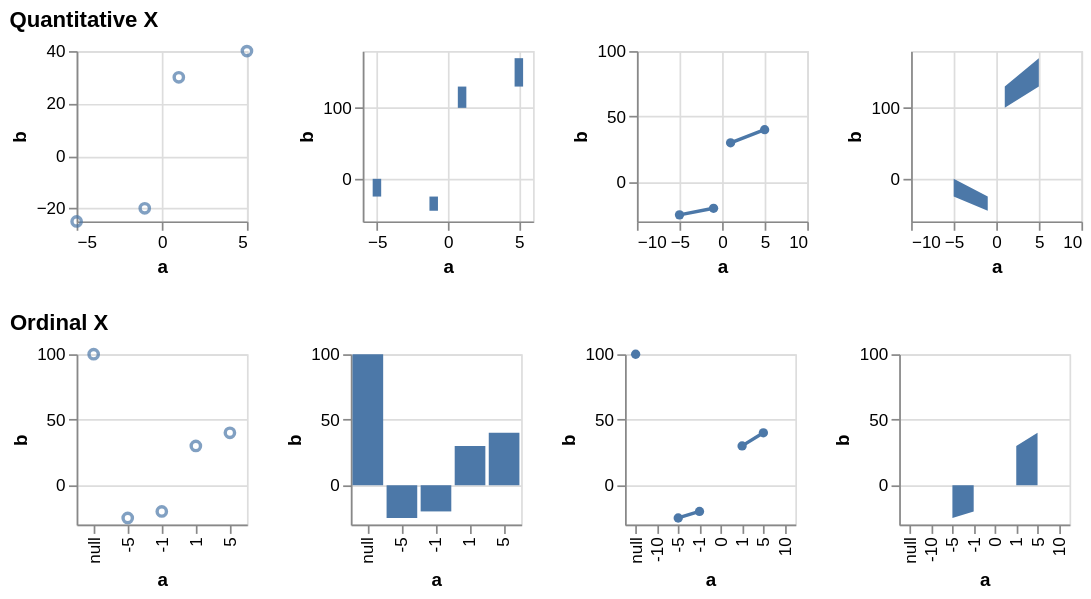

Here is the Vega-Lite specification saved for this chart:
### Vega specification from a JSON file in a GitHub repository (floating-point values rounded to 4 significant figures)
{"$schema": "https://vega.github.io/schema/vega/v6.json", "description": "Testing invalid", "background": "white", "padding": 5, "data": [{"name": "source_0", "values": [{"a": null, "b": 100}, {"a": -10, "b": null}, {"a": -5, "b": -25}, {"a": -1, "b": -20}, {"a": 0, "b": null}, {"a": 1, "b": 30}, {"a": 5, "b": 40}, {"a": 10, "b": null}]}, {"name": "data_0", "source": "source_0", "transform": [{"type": "formula", "expr": "toNumber(datum[\"a\"])", "as": "a"}]}, {"name": "data_2", "source": "data_0", "transform": [{"type": "filter", "expr": "isValid(datum[\"a\"]) && isFinite(+datum[\"a\"]) && isValid(datum[\"b\"]) && isFinite(+datum[\"b\"])"}]}, {"name": "data_3", "source": "data_0", "transform": [{"type": "stack", "groupby": [], "field": "b", "sort": {"field": [], "order": []}, "as": ["b_start", "b_end"], "offset": "zero"}, {"type": "filter", "expr": "isValid(datum[\"a\"]) && isFinite(+datum[\"a\"]) && isValid(datum[\"b\"]) && isFinite(+datum[\"b\"])"}]}, {"name": "data_4", "source": "data_0", "transform": [{"type": "stack", "groupby": [], "field": "b", "sort": {"field": [], "order": []}, "as": ["b_start", "b_end"], "offset": "zero"}]}, {"name": "data_5", "source": "data_0", "transform": [{"type": "filter", "expr": "isValid(datum[\"b\"]) && isFinite(+datum[\"b\"])"}]}, {"name": "data_6", "source": "data_0", "transform": [{"type": "stack", "groupby": ["a"], "field": "b", "sort": {"field": [], "order": []}, "as": ["b_start", "b_end"], "offset": "zero"}, {"type": "filter", "expr": "isValid(datum[\"b\"]) && isFinite(+datum[\"b\"])"}]}, {"name": "data_7", "source": "data_0", "transform": [{"type": "impute", "field": "b", "groupby": [], "key": "a", "method": "value", "value": 0}, {"type": "stack", "groupby": ["a"], "field": "b", "sort": {"field": [], "order": []}, "as": ["b_start", "b_end"], "offset": "zero"}]}], "signals": [{"name": "childHeight", "value": 100}, {"name": "concat_0_childWidth", "value": 100}, {"name": "concat_1_childWidth", "value": 100}], "layout": {"padding": 20, "columns": 1, "bounds": "full", "align": "each"}, "marks": [{"type": "group", "name": "concat_0_group", "title": {"text": "Quantitative X", "anchor": "start"}, "layout": {"padding": 20, "bounds": "full", "align": "each"}, "marks": [{"type": "group", "name": "concat_0_concat_0_group", "style": "cell", "encode": {"update": {"width": {"signal": "concat_0_childWidth"}, "height": {"signal": "childHeight"}}}, "marks": [{"name": "concat_0_concat_0_marks", "type": "symbol", "style": ["point"], "from": {"data": "data_2"}, "encode": {"update": {"opacity": {"value": 0.7}, "fill": {"value": "transparent"}, "stroke": {"value": "#4c78a8"}, "tooltip": {"signal": "{\"a\": format(datum[\"a\"], \"\"), \"b\": format(datum[\"b\"], \"\")}"}, "ariaRoleDescription": {"value": "point"}, "description": {"signal": "\"a: \" + (format(datum[\"a\"], \"\")) + \"; b: \" + (format(datum[\"b\"], \"\"))"}, "x": {"scale": "concat_0_concat_0_x", "field": "a"}, "y": {"scale": "concat_0_concat_0_y", "field": "b"}}}}], "axes": [{"scale": "concat_0_concat_0_x", "orient": "bottom", "gridScale": "concat_0_concat_0_y", "grid": true, "tickCount": {"signal": "ceil(concat_0_childWidth/40)"}, "domain": false, "labels": false, "aria": false, "maxExtent": 0, "minExtent": 0, "ticks": false, "zindex": 0}, {"scale": "concat_0_concat_0_y", "orient": "left", "gridScale": "concat_0_concat_0_x", "grid": true, "tickCount": {"signal": "ceil(childHeight/40)"}, "domain": false, "labels": false, "aria": false, "maxExtent": 0, "minExtent": 0, "ticks": false, "zindex": 0}, {"scale": "concat_0_concat_0_x", "orient": "bottom", "grid": false, "title": "a", "labelFlush": true, "labelOverlap": true, "tickCount": {"signal": "ceil(concat_0_childWidth/40)"}, "zindex": 0}, {"scale": "concat_0_concat_0_y", "orient": "left", "grid": false, "title": "b", "labelOverlap": true, "tickCount": {"signal": "ceil(childHeight/40)"}, "zindex": 0}]}, {"type": "group", "name": "concat_0_concat_1_group", "style": "cell", "encode": {"update": {"width": {"signal": "concat_0_childWidth"}, "height": {"signal": "childHeight"}}}, "marks": [{"name": "concat_0_concat_1_marks", "type": "rect", "style": ["bar"], "from": {"data": "data_3"}, "encode": {"update": {"fill": {"value": "#4c78a8"}, "tooltip": {"signal": "{\"a\": format(datum[\"a\"], \"\"), \"b\": format(datum[\"b\"], \"\")}"}, "ariaRoleDescription": {"value": "bar"}, "description": {"signal": "\"a: \" + (format(datum[\"a\"], \"\")) + \"; b: \" + (format(datum[\"b\"], \"\"))"}, "xc": {"scale": "concat_0_concat_1_x", "field": "a"}, "width": {"value": 5}, "y": {"scale": "concat_0_concat_1_y", "field": "b_end"}, "y2": {"scale": "concat_0_concat_1_y", "field": "b_start"}}}}], "axes": [{"scale": "concat_0_concat_1_x", "orient": "bottom", "gridScale": "concat_0_concat_1_y", "grid": true, "tickCount": {"signal": "ceil(concat_0_childWidth/40)"}, "domain": false, "labels": false, "aria": false, "maxExtent": 0, "minExtent": 0, "ticks": false, "zindex": 0}, {"scale": "concat_0_concat_1_y", "orient": "left", "gridScale": "concat_0_concat_1_x", "grid": true, "tickCount": {"signal": "ceil(childHeight/40)"}, "domain": false, "labels": false, "aria": false, "maxExtent": 0, "minExtent": 0, "ticks": false, "zindex": 0}, {"scale": "concat_0_concat_1_x", "orient": "bottom", "grid": false, "title": "a", "labelFlush": true, "labelOverlap": true, "tickCount": {"signal": "ceil(concat_0_childWidth/40)"}, "zindex": 0}, {"scale": "concat_0_concat_1_y", "orient": "left", "grid": false, "title": "b", "labelOverlap": true, "tickCount": {"signal": "ceil(childHeight/40)"}, "zindex": 0}]}, {"type": "group", "name": "concat_0_concat_2_group", "style": "cell", "encode": {"update": {"width": {"signal": "concat_0_childWidth"}, "height": {"signal": "childHeight"}}}, "marks": [{"name": "concat_0_concat_2_layer_0_marks", "type": "line", "style": ["line"], "sort": {"field": "x"}, "from": {"data": "data_0"}, "encode": {"update": {"stroke": {"value": "#4c78a8"}, "tooltip": {"signal": "{\"a\": format(datum[\"a\"], \"\"), \"b\": format(datum[\"b\"], \"\")}"}, "description": {"signal": "\"a: \" + (format(datum[\"a\"], \"\")) + \"; b: \" + (format(datum[\"b\"], \"\"))"}, "x": {"scale": "concat_0_concat_2_x", "field": "a"}, "y": {"scale": "concat_0_concat_2_y", "field": "b"}, "defined": {"signal": "isValid(datum[\"a\"]) && isFinite(+datum[\"a\"]) && isValid(datum[\"b\"]) && isFinite(+datum[\"b\"])"}}}}, {"name": "concat_0_concat_2_layer_1_marks", "type": "symbol", "style": ["point"], "from": {"data": "data_2"}, "encode": {"update": {"opacity": {"value": 1}, "fill": {"value": "#4c78a8"}, "tooltip": {"signal": "{\"a\": format(datum[\"a\"], \"\"), \"b\": format(datum[\"b\"], \"\")}"}, "ariaRoleDescription": {"value": "point"}, "description": {"signal": "\"a: \" + (format(datum[\"a\"], \"\")) + \"; b: \" + (format(datum[\"b\"], \"\"))"}, "x": {"scale": "concat_0_concat_2_x", "field": "a"}, "y": {"scale": "concat_0_concat_2_y", "field": "b"}}}}], "axes": [{"scale": "concat_0_concat_2_x", "orient": "bottom", "gridScale": "concat_0_concat_2_y", "grid": true, "tickCount": {"signal": "ceil(concat_0_childWidth/40)"}, "domain": false, "labels": false, "aria": false, "maxExtent": 0, "minExtent": 0, "ticks": false, "zindex": 0}, {"scale": "concat_0_concat_2_y", "orient": "left", "gridScale": "concat_0_concat_2_x", "grid": true, "tickCount": {"signal": "ceil(childHeight/40)"}, "domain": false, "labels": false, "aria": false, "maxExtent": 0, "minExtent": 0, "ticks": false, "zindex": 0}, {"scale": "concat_0_concat_2_x", "orient": "bottom", "grid": false, "title": "a", "labelFlush": true, "labelOverlap": true, "tickCount": {"signal": "ceil(concat_0_childWidth/40)"}, "zindex": 0}, {"scale": "concat_0_concat_2_y", "orient": "left", "grid": false, "title": "b", "labelOverlap": true, "tickCount": {"signal": "ceil(childHeight/40)"}, "zindex": 0}]}, {"type": "group", "name": "concat_0_concat_3_group", "style": "cell", "encode": {"update": {"width": {"signal": "concat_0_childWidth"}, "height": {"signal": "childHeight"}}}, "marks": [{"name": "concat_0_concat_3_marks", "type": "area", "style": ["area"], "sort": {"field": "x"}, "from": {"data": "data_4"}, "encode": {"update": {"orient": {"value": "vertical"}, "fill": {"value": "#4c78a8"}, "tooltip": {"signal": "{\"a\": format(datum[\"a\"], \"\"), \"b\": format(datum[\"b\"], \"\")}"}, "description": {"signal": "\"a: \" + (format(datum[\"a\"], \"\")) + \"; b: \" + (format(datum[\"b\"], \"\"))"}, "x": {"scale": "concat_0_concat_3_x", "field": "a"}, "y": {"scale": "concat_0_concat_3_y", "field": "b_end"}, "y2": {"scale": "concat_0_concat_3_y", "field": "b_start"}, "defined": {"signal": "isValid(datum[\"a\"]) && isFinite(+datum[\"a\"]) && isValid(datum[\"b\"]) && isFinite(+datum[\"b\"])"}}}}], "axes": [{"scale": "concat_0_concat_3_x", "orient": "bottom", "gridScale": "concat_0_concat_3_y", "grid": true, "tickCount": {"signal": "ceil(concat_0_childWidth/40)"}, "domain": false, "labels": false, "aria": false, "maxExtent": 0, "minExtent": 0, "ticks": false, "zindex": 0}, {"scale": "concat_0_concat_3_y", "orient": "left", "gridScale": "concat_0_concat_3_x", "grid": true, "tickCount": {"signal": "ceil(childHeight/40)"}, "domain": false, "labels": false, "aria": false, "maxExtent": 0, "minExtent": 0, "ticks": false, "zindex": 0}, {"scale": "concat_0_concat_3_x", "orient": "bottom", "grid": false, "title": "a", "labelFlush": true, "labelOverlap": true, "tickCount": {"signal": "ceil(concat_0_childWidth/40)"}, "zindex": 0}, {"scale": "concat_0_concat_3_y", "orient": "left", "grid": false, "title": "b", "labelOverlap": true, "tickCount": {"signal": "ceil(childHeight/40)"}, "zindex": 0}]}]}, {"type": "group", "name": "concat_1_group", "title": {"text": "Ordinal X", "anchor": "start"}, "layout": {"padding": 20, "bounds": "full", "align": "each"}, "marks": [{"type": "group", "name": "concat_1_concat_0_group", "style": "cell", "encode": {"update": {"width": {"signal": "concat_1_childWidth"}, "height": {"signal": "childHeight"}}}, "marks": [{"name": "concat_1_concat_0_marks", "type": "symbol", "style": ["point"], "from": {"data": "data_5"}, "encode": {"update": {"opacity": {"value": 0.7}, "fill": {"value": "transparent"}, "stroke": {"value": "#4c78a8"}, "tooltip": {"signal": "{\"a\": isValid(datum[\"a\"]) ? datum[\"a\"] : \"\"+datum[\"a\"], \"b\": format(datum[\"b\"], \"\")}"}, "ariaRoleDescription": {"value": "point"}, "description": {"signal": "\"a: \" + (isValid(datum[\"a\"]) ? datum[\"a\"] : \"\"+datum[\"a\"]) + \"; b: \" + (format(datum[\"b\"], \"\"))"}, "x": {"scale": "concat_1_concat_0_x", "field": "a"}, "y": {"scale": "concat_1_concat_0_y", "field": "b"}}}}], "axes": [{"scale": "concat_1_concat_0_y", "orient": "left", "gridScale": "concat_1_concat_0_x", "grid": true, "tickCount": {"signal": "ceil(childHeight/40)"}, "domain": false, "labels": false, "aria": false, "maxExtent": 0, "minExtent": 0, "ticks": false, "zindex": 0}, {"scale": "concat_1_concat_0_x", "orient": "bottom", "grid": false, "title": "a", "labelAlign": "right", "labelAngle": 270, "labelBaseline": "middle", "zindex": 0}, {"scale": "concat_1_concat_0_y", "orient": "left", "grid": false, "title": "b", "labelOverlap": true, "tickCount": {"signal": "ceil(childHeight/40)"}, "zindex": 0}]}, {"type": "group", "name": "concat_1_concat_1_group", "style": "cell", "encode": {"update": {"width": {"signal": "concat_1_childWidth"}, "height": {"signal": "childHeight"}}}, "marks": [{"name": "concat_1_concat_1_marks", "type": "rect", "style": ["bar"], "from": {"data": "data_6"}, "encode": {"update": {"fill": {"value": "#4c78a8"}, "tooltip": {"signal": "{\"a\": isValid(datum[\"a\"]) ? datum[\"a\"] : \"\"+datum[\"a\"], \"b\": format(datum[\"b\"], \"\")}"}, "ariaRoleDescription": {"value": "bar"}, "description": {"signal": "\"a: \" + (isValid(datum[\"a\"]) ? datum[\"a\"] : \"\"+datum[\"a\"]) + \"; b: \" + (format(datum[\"b\"], \"\"))"}, "x": {"scale": "concat_1_concat_1_x", "field": "a"}, "width": {"signal": "max(0.25, bandwidth('concat_1_concat_1_x'))"}, "y": {"scale": "concat_1_concat_1_y", "field": "b_end"}, "y2": {"scale": "concat_1_concat_1_y", "field": "b_start"}}}}], "axes": [{"scale": "concat_1_concat_1_y", "orient": "left", "gridScale": "concat_1_concat_1_x", "grid": true, "tickCount": {"signal": "ceil(childHeight/40)"}, "domain": false, "labels": false, "aria": false, "maxExtent": 0, "minExtent": 0, "ticks": false, "zindex": 0}, {"scale": "concat_1_concat_1_x", "orient": "bottom", "grid": false, "title": "a", "labelAlign": "right", "labelAngle": 270, "labelBaseline": "middle", "zindex": 0}, {"scale": "concat_1_concat_1_y", "orient": "left", "grid": false, "title": "b", "labelOverlap": true, "tickCount": {"signal": "ceil(childHeight/40)"}, "zindex": 0}]}, {"type": "group", "name": "concat_1_concat_2_group", "style": "cell", "encode": {"update": {"width": {"signal": "concat_1_childWidth"}, "height": {"signal": "childHeight"}}}, "marks": [{"name": "concat_1_concat_2_layer_0_marks", "type": "line", "style": ["line"], "sort": {"field": "x"}, "from": {"data": "data_0"}, "encode": {"update": {"stroke": {"value": "#4c78a8"}, "tooltip": {"signal": "{\"a\": isValid(datum[\"a\"]) ? datum[\"a\"] : \"\"+datum[\"a\"], \"b\": format(datum[\"b\"], \"\")}"}, "description": {"signal": "\"a: \" + (isValid(datum[\"a\"]) ? datum[\"a\"] : \"\"+datum[\"a\"]) + \"; b: \" + (format(datum[\"b\"], \"\"))"}, "x": {"scale": "concat_1_concat_2_x", "field": "a"}, "y": {"scale": "concat_1_concat_2_y", "field": "b"}, "defined": {"signal": "isValid(datum[\"b\"]) && isFinite(+datum[\"b\"])"}}}}, {"name": "concat_1_concat_2_layer_1_marks", "type": "symbol", "style": ["point"], "from": {"data": "data_5"}, "encode": {"update": {"opacity": {"value": 1}, "fill": {"value": "#4c78a8"}, "tooltip": {"signal": "{\"a\": isValid(datum[\"a\"]) ? datum[\"a\"] : \"\"+datum[\"a\"], \"b\": format(datum[\"b\"], \"\")}"}, "ariaRoleDescription": {"value": "point"}, "description": {"signal": "\"a: \" + (isValid(datum[\"a\"]) ? datum[\"a\"] : \"\"+datum[\"a\"]) + \"; b: \" + (format(datum[\"b\"], \"\"))"}, "x": {"scale": "concat_1_concat_2_x", "field": "a"}, "y": {"scale": "concat_1_concat_2_y", "field": "b"}}}}], "axes": [{"scale": "concat_1_concat_2_y", "orient": "left", "gridScale": "concat_1_concat_2_x", "grid": true, "tickCount": {"signal": "ceil(childHeight/40)"}, "domain": false, "labels": false, "aria": false, "maxExtent": 0, "minExtent": 0, "ticks": false, "zindex": 0}, {"scale": "concat_1_concat_2_x", "orient": "bottom", "grid": false, "title": "a", "labelAlign": "right", "labelAngle": 270, "labelBaseline": "middle", "zindex": 0}, {"scale": "concat_1_concat_2_y", "orient": "left", "grid": false, "title": "b", "labelOverlap": true, "tickCount": {"signal": "ceil(childHeight/40)"}, "zindex": 0}]}, {"type": "group", "name": "concat_1_concat_3_group", "style": "cell", "encode": {"update": {"width": {"signal": "concat_1_childWidth"}, "height": {"signal": "childHeight"}}}, "marks": [{"name": "concat_1_concat_3_marks", "type": "area", "style": ["area"], "sort": {"field": "x"}, "from": {"data": "data_7"}, "encode": {"update": {"orient": {"value": "vertical"}, "fill": {"value": "#4c78a8"}, "tooltip": {"signal": "{\"a\": isValid(datum[\"a\"]) ? datum[\"a\"] : \"\"+datum[\"a\"], \"b\": format(datum[\"b\"], \"\")}"}, "description": {"signal": "\"a: \" + (isValid(datum[\"a\"]) ? datum[\"a\"] : \"\"+datum[\"a\"]) + \"; b: \" + (format(datum[\"b\"], \"\"))"}, "x": {"scale": "concat_1_concat_3_x", "field": "a"}, "y": {"scale": "concat_1_concat_3_y", "field": "b_end"}, "y2": {"scale": "concat_1_concat_3_y", "field": "b_start"}, "defined": {"signal": "isValid(datum[\"b\"]) && isFinite(+datum[\"b\"])"}}}}], "axes": [{"scale": "concat_1_concat_3_y", "orient": "left", "gridScale": "concat_1_concat_3_x", "grid": true, "tickCount": {"signal": "ceil(childHeight/40)"}, "domain": false, "labels": false, "aria": false, "maxExtent": 0, "minExtent": 0, "ticks": false, "zindex": 0}, {"scale": "concat_1_concat_3_x", "orient": "bottom", "grid": false, "title": "a", "labelAlign": "right", "labelAngle": 270, "labelBaseline": "middle", "zindex": 0}, {"scale": "concat_1_concat_3_y", "orient": "left", "grid": false, "title": "b", "labelOverlap": true, "tickCount": {"signal": "ceil(childHeight/40)"}, "zindex": 0}]}]}], "scales": [{"name": "concat_0_concat_0_x", "type": "linear", "domain": {"data": "data_2", "field": "a"}, "range": [0, {"signal": "concat_0_childWidth"}], "nice": true, "zero": true}, {"name": "concat_0_concat_0_y", "type": "linear", "domain": {"data": "data_2", "field": "b"}, "range": [{"signal": "childHeight"}, 0], "nice": true, "zero": true}, {"name": "concat_0_concat_1_x", "type": "linear", "domain": {"data": "data_3", "field": "a"}, "range": [0, {"signal": "concat_0_childWidth"}], "nice": true, "zero": false, "padding": 5}, {"name": "concat_0_concat_1_y", "type": "linear", "domain": {"data": "data_3", "fields": ["b_start", "b_end"]}, "range": [{"signal": "childHeight"}, 0], "nice": true, "zero": true}, {"name": "concat_0_concat_2_x", "type": "linear", "domain": {"fields": [{"data": "data_0", "field": "a"}, {"data": "data_2", "field": "a"}]}, "range": [0, {"signal": "concat_0_childWidth"}], "nice": true, "zero": false}, {"name": "concat_0_concat_2_y", "type": "linear", "domain": {"fields": [{"data": "data_0", "field": "b"}, {"data": "data_2", "field": "b"}]}, "range": [{"signal": "childHeight"}, 0], "nice": true, "zero": true}, {"name": "concat_0_concat_3_x", "type": "linear", "domain": {"data": "data_4", "field": "a"}, "range": [0, {"signal": "concat_0_childWidth"}], "nice": true, "zero": false}, {"name": "concat_0_concat_3_y", "type": "linear", "domain": {"data": "data_4", "fields": ["b_start", "b_end"]}, "range": [{"signal": "childHeight"}, 0], "nice": true, "zero": true}, {"name": "concat_1_concat_0_x", "type": "point", "domain": {"data": "data_5", "field": "a", "sort": true}, "range": [0, {"signal": "concat_1_childWidth"}], "padding": 0.5}, {"name": "concat_1_concat_0_y", "type": "linear", "domain": {"data": "data_5", "field": "b"}, "range": [{"signal": "childHeight"}, 0], "nice": true, "zero": true}, {"name": "concat_1_concat_1_x", "type": "band", "domain": {"data": "data_6", "field": "a", "sort": true}, "range": [0, {"signal": "concat_1_childWidth"}], "paddingInner": 0.1, "paddingOuter": 0.05}, {"name": "concat_1_concat_1_y", "type": "linear", "domain": {"data": "data_6", "fields": ["b_start", "b_end"]}, "range": [{"signal": "childHeight"}, 0], "nice": true, "zero": true}, {"name": "concat_1_concat_2_x", "type": "point", "domain": {"fields": [{"data": "data_0", "field": "a"}, {"data": "data_5", "field": "a"}], "sort": true}, "range": [0, {"signal": "concat_1_childWidth"}], "padding": 0.5}, {"name": "concat_1_concat_2_y", "type": "linear", "domain": {"fields": [{"data": "data_0", "field": "b"}, {"data": "data_5", "field": "b"}]}, "range": [{"signal": "childHeight"}, 0], "nice": true, "zero": true}, {"name": "concat_1_concat_3_x", "type": "point", "domain": {"data": "data_7", "field": "a", "sort": true}, "range": [0, {"signal": "concat_1_childWidth"}], "padding": 0.5}, {"name": "concat_1_concat_3_y", "type": "linear", "domain": {"data": "data_7", "fields": ["b_start", "b_end"]}, "range": [{"signal": "childHeight"}, 0], "nice": true, "zero": true}], "config": {"mark": {"tooltip": true}}}
